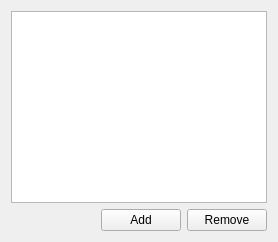
              <widget class="QWidget" name="unitTriggerTab">
               <attribute name="title">
                <string>Trigger</string>
               </attribute>
               <layout class="QVBoxLayout" name="verticalLayout_3">
                <item>
                 <widget class="QListWidget" name="unitTriggerWidget">
                  <property name="sizePolicy">
                   <sizepolicy hsizetype="Expanding" vsizetype="Expanding">
                    <horstretch>0</horstretch>
                    <verstretch>0</verstretch>
                   </sizepolicy>
                  </property>
                 </widget>
                </item>
                <item>
                 <layout class="QHBoxLayout" name="horizontalLayout_3">
                  <item>
                   <spacer name="horizontalSpacer">
                    <property name="orientation">
                     <enum>Qt::Horizontal</enum>
                    </property>
                    <property name="sizeHint" stdset="0">
                     <size>
                      <width>40</width>
                      <height>20</height>
                     </size>
                    </property>
                   </spacer>
                  </item>
                  <item>
                   <widget class="QPushButton" name="unitAddTriggerBtn">
                    <property name="text">
                     <string>Add</string>
                    </property>
                   </widget>
                  </item>
                  <item>
                   <widget class="QPushButton" name="unitRemoveTriggerBtn">
                    <property name="text">
                     <string>Remove</string>
                    </property>
                   </widget>
                  </item>
                 </layout>
                </item>
               </layout>
              </widget>
